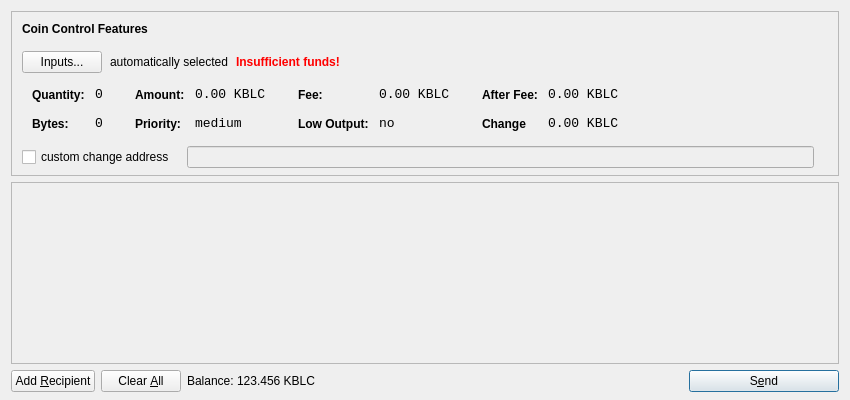
<?xml version="1.0" encoding="UTF-8"?>
<ui version="4.0">
 <class>SendCoinsDialog</class>
 <widget class="QDialog" name="SendCoinsDialog">
  <property name="geometry">
   <rect>
    <x>0</x>
    <y>0</y>
    <width>850</width>
    <height>400</height>
   </rect>
  </property>
  <property name="windowTitle">
   <string>Send Coins</string>
  </property>
  <layout class="QVBoxLayout" name="verticalLayout" stretch="0,1,0">
   <property name="bottomMargin">
    <number>8</number>
   </property>
   <item>
    <widget class="QFrame" name="frameCoinControl">
     <property name="sizePolicy">
      <sizepolicy hsizetype="Expanding" vsizetype="Expanding">
       <horstretch>0</horstretch>
       <verstretch>0</verstretch>
      </sizepolicy>
     </property>
     <property name="maximumSize">
      <size>
       <width>16777215</width>
       <height>16777215</height>
      </size>
     </property>
     <property name="frameShape">
      <enum>QFrame::StyledPanel</enum>
     </property>
     <property name="frameShadow">
      <enum>QFrame::Sunken</enum>
     </property>
     <layout class="QVBoxLayout" name="verticalLayoutCoinControl2">
      <property name="spacing">
       <number>-1</number>
      </property>
      <property name="leftMargin">
       <number>0</number>
      </property>
      <property name="topMargin">
       <number>0</number>
      </property>
      <property name="rightMargin">
       <number>0</number>
      </property>
      <property name="bottomMargin">
       <number>6</number>
      </property>
      <item>
       <layout class="QVBoxLayout" name="verticalLayoutCoinControl" stretch="0,0,0,0,1">
        <property name="spacing">
         <number>0</number>
        </property>
        <property name="leftMargin">
         <number>10</number>
        </property>
        <property name="topMargin">
         <number>10</number>
        </property>
        <item>
         <layout class="QHBoxLayout" name="horizontalLayoutCoinControl1">
          <property name="bottomMargin">
           <number>15</number>
          </property>
          <item>
           <widget class="QLabel" name="labelCoinControlFeatures">
            <property name="sizePolicy">
             <sizepolicy hsizetype="Preferred" vsizetype="Maximum">
              <horstretch>0</horstretch>
              <verstretch>0</verstretch>
             </sizepolicy>
            </property>
            <property name="font">
             <font>
              <weight>75</weight>
              <bold>true</bold>
             </font>
            </property>
            <property name="styleSheet">
             <string notr="true">font-weight:bold;</string>
            </property>
            <property name="text">
             <string>Coin Control Features</string>
            </property>
           </widget>
          </item>
         </layout>
        </item>
        <item>
         <layout class="QHBoxLayout" name="horizontalLayoutCoinControl2" stretch="0,0,0,0">
          <property name="spacing">
           <number>8</number>
          </property>
          <property name="bottomMargin">
           <number>10</number>
          </property>
          <item>
           <widget class="QPushButton" name="pushButtonCoinControl">
            <property name="styleSheet">
             <string notr="true"/>
            </property>
            <property name="text">
             <string>Inputs...</string>
            </property>
           </widget>
          </item>
          <item>
           <widget class="QLabel" name="labelCoinControlAutomaticallySelected">
            <property name="text">
             <string>automatically selected</string>
            </property>
            <property name="margin">
             <number>5</number>
            </property>
           </widget>
          </item>
          <item>
           <widget class="QLabel" name="labelCoinControlInsuffFunds">
            <property name="font">
             <font>
              <weight>75</weight>
              <bold>true</bold>
             </font>
            </property>
            <property name="styleSheet">
             <string notr="true">color:red;font-weight:bold;</string>
            </property>
            <property name="text">
             <string>Insufficient funds!</string>
            </property>
            <property name="margin">
             <number>5</number>
            </property>
           </widget>
          </item>
          <item>
           <spacer name="horizontalSpacerCoinControl">
            <property name="orientation">
             <enum>Qt::Horizontal</enum>
            </property>
            <property name="sizeHint" stdset="0">
             <size>
              <width>40</width>
              <height>1</height>
             </size>
            </property>
           </spacer>
          </item>
         </layout>
        </item>
        <item>
         <widget class="QWidget" name="widgetCoinControl" native="true">
          <property name="sizePolicy">
           <sizepolicy hsizetype="Preferred" vsizetype="Preferred">
            <horstretch>0</horstretch>
            <verstretch>0</verstretch>
           </sizepolicy>
          </property>
          <property name="minimumSize">
           <size>
            <width>0</width>
            <height>0</height>
           </size>
          </property>
          <property name="styleSheet">
           <string notr="true"/>
          </property>
          <layout class="QHBoxLayout" name="horizontalLayoutCoinControl5">
           <property name="margin">
            <number>0</number>
           </property>
           <item>
            <layout class="QHBoxLayout" name="horizontalLayoutCoinControl3" stretch="0,0,0,1">
             <property name="spacing">
              <number>20</number>
             </property>
             <property name="topMargin">
              <number>0</number>
             </property>
             <property name="bottomMargin">
              <number>10</number>
             </property>
             <item>
              <layout class="QFormLayout" name="formLayoutCoinControl1">
               <property name="horizontalSpacing">
                <number>10</number>
               </property>
               <property name="verticalSpacing">
                <number>14</number>
               </property>
               <property name="leftMargin">
                <number>10</number>
               </property>
               <property name="topMargin">
                <number>4</number>
               </property>
               <property name="rightMargin">
                <number>6</number>
               </property>
               <item row="0" column="0">
                <widget class="QLabel" name="labelCoinControlQuantityText">
                 <property name="styleSheet">
                  <string notr="true">font-weight:bold;</string>
                 </property>
                 <property name="text">
                  <string>Quantity:</string>
                 </property>
                 <property name="margin">
                  <number>0</number>
                 </property>
                </widget>
               </item>
               <item row="0" column="1">
                <widget class="QLabel" name="labelCoinControlQuantity">
                 <property name="font">
                  <font>
                   <family>Monospace</family>
                   <pointsize>10</pointsize>
                  </font>
                 </property>
                 <property name="cursor">
                  <cursorShape>IBeamCursor</cursorShape>
                 </property>
                 <property name="contextMenuPolicy">
                  <enum>Qt::ActionsContextMenu</enum>
                 </property>
                 <property name="text">
                  <string>0</string>
                 </property>
                 <property name="margin">
                  <number>0</number>
                 </property>
                 <property name="textInteractionFlags">
                  <set>Qt::LinksAccessibleByMouse|Qt::TextSelectableByKeyboard|Qt::TextSelectableByMouse</set>
                 </property>
                </widget>
               </item>
               <item row="1" column="0">
                <widget class="QLabel" name="labelCoinControlBytesText">
                 <property name="styleSheet">
                  <string notr="true">font-weight:bold;</string>
                 </property>
                 <property name="text">
                  <string>Bytes:</string>
                 </property>
                </widget>
               </item>
               <item row="1" column="1">
                <widget class="QLabel" name="labelCoinControlBytes">
                 <property name="font">
                  <font>
                   <family>Monospace</family>
                   <pointsize>10</pointsize>
                  </font>
                 </property>
                 <property name="cursor">
                  <cursorShape>IBeamCursor</cursorShape>
                 </property>
                 <property name="contextMenuPolicy">
                  <enum>Qt::ActionsContextMenu</enum>
                 </property>
                 <property name="text">
                  <string>0</string>
                 </property>
                 <property name="textInteractionFlags">
                  <set>Qt::LinksAccessibleByMouse|Qt::TextSelectableByKeyboard|Qt::TextSelectableByMouse</set>
                 </property>
                </widget>
               </item>
              </layout>
             </item>
             <item>
              <layout class="QFormLayout" name="formLayoutCoinControl2">
               <property name="horizontalSpacing">
                <number>10</number>
               </property>
               <property name="verticalSpacing">
                <number>14</number>
               </property>
               <property name="leftMargin">
                <number>6</number>
               </property>
               <property name="topMargin">
                <number>4</number>
               </property>
               <property name="rightMargin">
                <number>6</number>
               </property>
               <item row="0" column="0">
                <widget class="QLabel" name="labelCoinControlAmountText">
                 <property name="styleSheet">
                  <string notr="true">font-weight:bold;</string>
                 </property>
                 <property name="text">
                  <string>Amount:</string>
                 </property>
                 <property name="margin">
                  <number>0</number>
                 </property>
                </widget>
               </item>
               <item row="0" column="1">
                <widget class="QLabel" name="labelCoinControlAmount">
                 <property name="font">
                  <font>
                   <family>Monospace</family>
                   <pointsize>10</pointsize>
                  </font>
                 </property>
                 <property name="cursor">
                  <cursorShape>IBeamCursor</cursorShape>
                 </property>
                 <property name="contextMenuPolicy">
                  <enum>Qt::ActionsContextMenu</enum>
                 </property>
                 <property name="text">
                  <string>0.00 KBLC</string>
                 </property>
                 <property name="textInteractionFlags">
                  <set>Qt::LinksAccessibleByMouse|Qt::TextSelectableByKeyboard|Qt::TextSelectableByMouse</set>
                 </property>
                </widget>
               </item>
               <item row="1" column="0">
                <widget class="QLabel" name="labelCoinControlPriorityText">
                 <property name="styleSheet">
                  <string notr="true">font-weight:bold;</string>
                 </property>
                 <property name="text">
                  <string>Priority:</string>
                 </property>
                </widget>
               </item>
               <item row="1" column="1">
                <widget class="QLabel" name="labelCoinControlPriority">
                 <property name="font">
                  <font>
                   <family>Monospace</family>
                   <pointsize>10</pointsize>
                  </font>
                 </property>
                 <property name="cursor">
                  <cursorShape>IBeamCursor</cursorShape>
                 </property>
                 <property name="contextMenuPolicy">
                  <enum>Qt::ActionsContextMenu</enum>
                 </property>
                 <property name="text">
                  <string>medium</string>
                 </property>
                 <property name="textInteractionFlags">
                  <set>Qt::LinksAccessibleByMouse|Qt::TextSelectableByKeyboard|Qt::TextSelectableByMouse</set>
                 </property>
                </widget>
               </item>
              </layout>
             </item>
             <item>
              <layout class="QFormLayout" name="formLayoutCoinControl3">
               <property name="horizontalSpacing">
                <number>10</number>
               </property>
               <property name="verticalSpacing">
                <number>14</number>
               </property>
               <property name="leftMargin">
                <number>6</number>
               </property>
               <property name="topMargin">
                <number>4</number>
               </property>
               <property name="rightMargin">
                <number>6</number>
               </property>
               <item row="0" column="0">
                <widget class="QLabel" name="labelCoinControlFeeText">
                 <property name="styleSheet">
                  <string notr="true">font-weight:bold;</string>
                 </property>
                 <property name="text">
                  <string>Fee:</string>
                 </property>
                 <property name="margin">
                  <number>0</number>
                 </property>
                </widget>
               </item>
               <item row="0" column="1">
                <widget class="QLabel" name="labelCoinControlFee">
                 <property name="font">
                  <font>
                   <family>Monospace</family>
                   <pointsize>10</pointsize>
                  </font>
                 </property>
                 <property name="cursor">
                  <cursorShape>IBeamCursor</cursorShape>
                 </property>
                 <property name="contextMenuPolicy">
                  <enum>Qt::ActionsContextMenu</enum>
                 </property>
                 <property name="text">
                  <string>0.00 KBLC</string>
                 </property>
                 <property name="textInteractionFlags">
                  <set>Qt::LinksAccessibleByMouse|Qt::TextSelectableByKeyboard|Qt::TextSelectableByMouse</set>
                 </property>
                </widget>
               </item>
               <item row="1" column="0">
                <widget class="QLabel" name="labelCoinControlLowOutputText">
                 <property name="styleSheet">
                  <string notr="true">font-weight:bold;</string>
                 </property>
                 <property name="text">
                  <string>Low Output:</string>
                 </property>
                </widget>
               </item>
               <item row="1" column="1">
                <widget class="QLabel" name="labelCoinControlLowOutput">
                 <property name="font">
                  <font>
                   <family>Monospace</family>
                   <pointsize>10</pointsize>
                  </font>
                 </property>
                 <property name="cursor">
                  <cursorShape>IBeamCursor</cursorShape>
                 </property>
                 <property name="contextMenuPolicy">
                  <enum>Qt::ActionsContextMenu</enum>
                 </property>
                 <property name="text">
                  <string>no</string>
                 </property>
                 <property name="textInteractionFlags">
                  <set>Qt::LinksAccessibleByMouse|Qt::TextSelectableByKeyboard|Qt::TextSelectableByMouse</set>
                 </property>
                </widget>
               </item>
              </layout>
             </item>
             <item>
              <layout class="QFormLayout" name="formLayoutCoinControl4">
               <property name="horizontalSpacing">
                <number>10</number>
               </property>
               <property name="verticalSpacing">
                <number>14</number>
               </property>
               <property name="leftMargin">
                <number>6</number>
               </property>
               <property name="topMargin">
                <number>4</number>
               </property>
               <property name="rightMargin">
                <number>6</number>
               </property>
               <item row="0" column="0">
                <widget class="QLabel" name="labelCoinControlAfterFeeText">
                 <property name="styleSheet">
                  <string notr="true">font-weight:bold;</string>
                 </property>
                 <property name="text">
                  <string>After Fee:</string>
                 </property>
                 <property name="margin">
                  <number>0</number>
                 </property>
                </widget>
               </item>
               <item row="0" column="1">
                <widget class="QLabel" name="labelCoinControlAfterFee">
                 <property name="font">
                  <font>
                   <family>Monospace</family>
                   <pointsize>10</pointsize>
                  </font>
                 </property>
                 <property name="cursor">
                  <cursorShape>IBeamCursor</cursorShape>
                 </property>
                 <property name="contextMenuPolicy">
                  <enum>Qt::ActionsContextMenu</enum>
                 </property>
                 <property name="text">
                  <string>0.00 KBLC</string>
                 </property>
                 <property name="textInteractionFlags">
                  <set>Qt::LinksAccessibleByMouse|Qt::TextSelectableByKeyboard|Qt::TextSelectableByMouse</set>
                 </property>
                </widget>
               </item>
               <item row="1" column="0">
                <widget class="QLabel" name="labelCoinControlChangeText">
                 <property name="styleSheet">
                  <string notr="true">font-weight:bold;</string>
                 </property>
                 <property name="text">
                  <string>Change</string>
                 </property>
                </widget>
               </item>
               <item row="1" column="1">
                <widget class="QLabel" name="labelCoinControlChange">
                 <property name="font">
                  <font>
                   <family>Monospace</family>
                   <pointsize>10</pointsize>
                  </font>
                 </property>
                 <property name="cursor">
                  <cursorShape>IBeamCursor</cursorShape>
                 </property>
                 <property name="contextMenuPolicy">
                  <enum>Qt::ActionsContextMenu</enum>
                 </property>
                 <property name="text">
                  <string>0.00 KBLC</string>
                 </property>
                 <property name="textInteractionFlags">
                  <set>Qt::LinksAccessibleByMouse|Qt::TextSelectableByKeyboard|Qt::TextSelectableByMouse</set>
                 </property>
                </widget>
               </item>
              </layout>
             </item>
            </layout>
           </item>
          </layout>
         </widget>
        </item>
        <item>
         <layout class="QHBoxLayout" name="horizontalLayoutCoinControl4" stretch="0,0,0">
          <property name="spacing">
           <number>12</number>
          </property>
          <property name="sizeConstraint">
           <enum>QLayout::SetDefaultConstraint</enum>
          </property>
          <property name="topMargin">
           <number>5</number>
          </property>
          <property name="rightMargin">
           <number>5</number>
          </property>
          <item>
           <widget class="QCheckBox" name="checkBoxCoinControlChange">
            <property name="text">
             <string>custom change address</string>
            </property>
           </widget>
          </item>
          <item>
           <widget class="QLineEdit" name="lineEditCoinControlChange">
            <property name="enabled">
             <bool>false</bool>
            </property>
            <property name="sizePolicy">
             <sizepolicy hsizetype="Expanding" vsizetype="Fixed">
              <horstretch>0</horstretch>
              <verstretch>0</verstretch>
             </sizepolicy>
            </property>
           </widget>
          </item>
          <item>
           <widget class="QLabel" name="labelCoinControlChangeLabel">
            <property name="sizePolicy">
             <sizepolicy hsizetype="Preferred" vsizetype="Expanding">
              <horstretch>0</horstretch>
              <verstretch>0</verstretch>
             </sizepolicy>
            </property>
            <property name="minimumSize">
             <size>
              <width>0</width>
              <height>0</height>
             </size>
            </property>
            <property name="text">
             <string/>
            </property>
            <property name="margin">
             <number>3</number>
            </property>
           </widget>
          </item>
         </layout>
        </item>
        <item>
         <spacer name="verticalSpacerCoinControl">
          <property name="orientation">
           <enum>Qt::Vertical</enum>
          </property>
          <property name="sizeHint" stdset="0">
           <size>
            <width>800</width>
            <height>1</height>
           </size>
          </property>
         </spacer>
        </item>
       </layout>
      </item>
     </layout>
    </widget>
   </item>
   <item>
    <widget class="QScrollArea" name="scrollArea">
     <property name="widgetResizable">
      <bool>true</bool>
     </property>
     <widget class="QWidget" name="scrollAreaWidgetContents">
      <property name="geometry">
       <rect>
        <x>0</x>
        <y>0</y>
        <width>830</width>
        <height>165</height>
       </rect>
      </property>
      <layout class="QVBoxLayout" name="verticalLayout_2">
       <property name="margin">
        <number>0</number>
       </property>
       <item>
        <layout class="QVBoxLayout" name="entries">
         <property name="spacing">
          <number>6</number>
         </property>
        </layout>
       </item>
       <item>
        <spacer name="verticalSpacer">
         <property name="orientation">
          <enum>Qt::Vertical</enum>
         </property>
         <property name="sizeHint" stdset="0">
          <size>
           <width>20</width>
           <height>40</height>
          </size>
         </property>
        </spacer>
       </item>
      </layout>
     </widget>
    </widget>
   </item>
   <item>
    <layout class="QHBoxLayout" name="horizontalLayout">
     <item>
      <widget class="QPushButton" name="addButton">
       <property name="toolTip">
        <string>Send to multiple recipients at once</string>
       </property>
       <property name="text">
        <string>Add &amp;Recipient</string>
       </property>
       <property name="icon">
        <iconset resource="../bitcoin.qrc">
         <normaloff>:/icons/add</normaloff>:/icons/add</iconset>
       </property>
       <property name="autoDefault">
        <bool>false</bool>
       </property>
      </widget>
     </item>
     <item>
      <widget class="QPushButton" name="clearButton">
       <property name="sizePolicy">
        <sizepolicy hsizetype="Minimum" vsizetype="Fixed">
         <horstretch>0</horstretch>
         <verstretch>0</verstretch>
        </sizepolicy>
       </property>
       <property name="toolTip">
        <string>Remove all transaction fields</string>
       </property>
       <property name="text">
        <string>Clear &amp;All</string>
       </property>
       <property name="icon">
        <iconset resource="../bitcoin.qrc">
         <normaloff>:/icons/remove</normaloff>:/icons/remove</iconset>
       </property>
       <property name="autoRepeatDelay">
        <number>300</number>
       </property>
       <property name="autoDefault">
        <bool>false</bool>
       </property>
      </widget>
     </item>
     <item>
      <layout class="QHBoxLayout" name="horizontalLayout_2">
       <property name="spacing">
        <number>3</number>
       </property>
       <item>
        <widget class="QLabel" name="label">
         <property name="sizePolicy">
          <sizepolicy hsizetype="Preferred" vsizetype="Fixed">
           <horstretch>0</horstretch>
           <verstretch>0</verstretch>
          </sizepolicy>
         </property>
         <property name="text">
          <string>Balance:</string>
         </property>
        </widget>
       </item>
       <item>
        <widget class="QLabel" name="labelBalance">
         <property name="sizePolicy">
          <sizepolicy hsizetype="Preferred" vsizetype="Fixed">
           <horstretch>0</horstretch>
           <verstretch>0</verstretch>
          </sizepolicy>
         </property>
         <property name="cursor">
          <cursorShape>IBeamCursor</cursorShape>
         </property>
         <property name="text">
          <string>123.456 KBLC</string>
         </property>
         <property name="textInteractionFlags">
          <set>Qt::LinksAccessibleByMouse|Qt::TextSelectableByKeyboard|Qt::TextSelectableByMouse</set>
         </property>
        </widget>
       </item>
      </layout>
     </item>
     <item>
      <spacer name="horizontalSpacer">
       <property name="orientation">
        <enum>Qt::Horizontal</enum>
       </property>
       <property name="sizeHint" stdset="0">
        <size>
         <width>40</width>
         <height>20</height>
        </size>
       </property>
      </spacer>
     </item>
     <item>
      <widget class="QPushButton" name="sendButton">
       <property name="minimumSize">
        <size>
         <width>150</width>
         <height>0</height>
        </size>
       </property>
       <property name="toolTip">
        <string>Confirm the send action</string>
       </property>
       <property name="text">
        <string>S&amp;end</string>
       </property>
       <property name="icon">
        <iconset resource="../bitcoin.qrc">
         <normaloff>:/icons/send</normaloff>:/icons/send</iconset>
       </property>
       <property name="default">
        <bool>true</bool>
       </property>
      </widget>
     </item>
    </layout>
   </item>
  </layout>
 </widget>
 <resources>
  <include location="../bitcoin.qrc"/>
 </resources>
 <connections/>
</ui>
